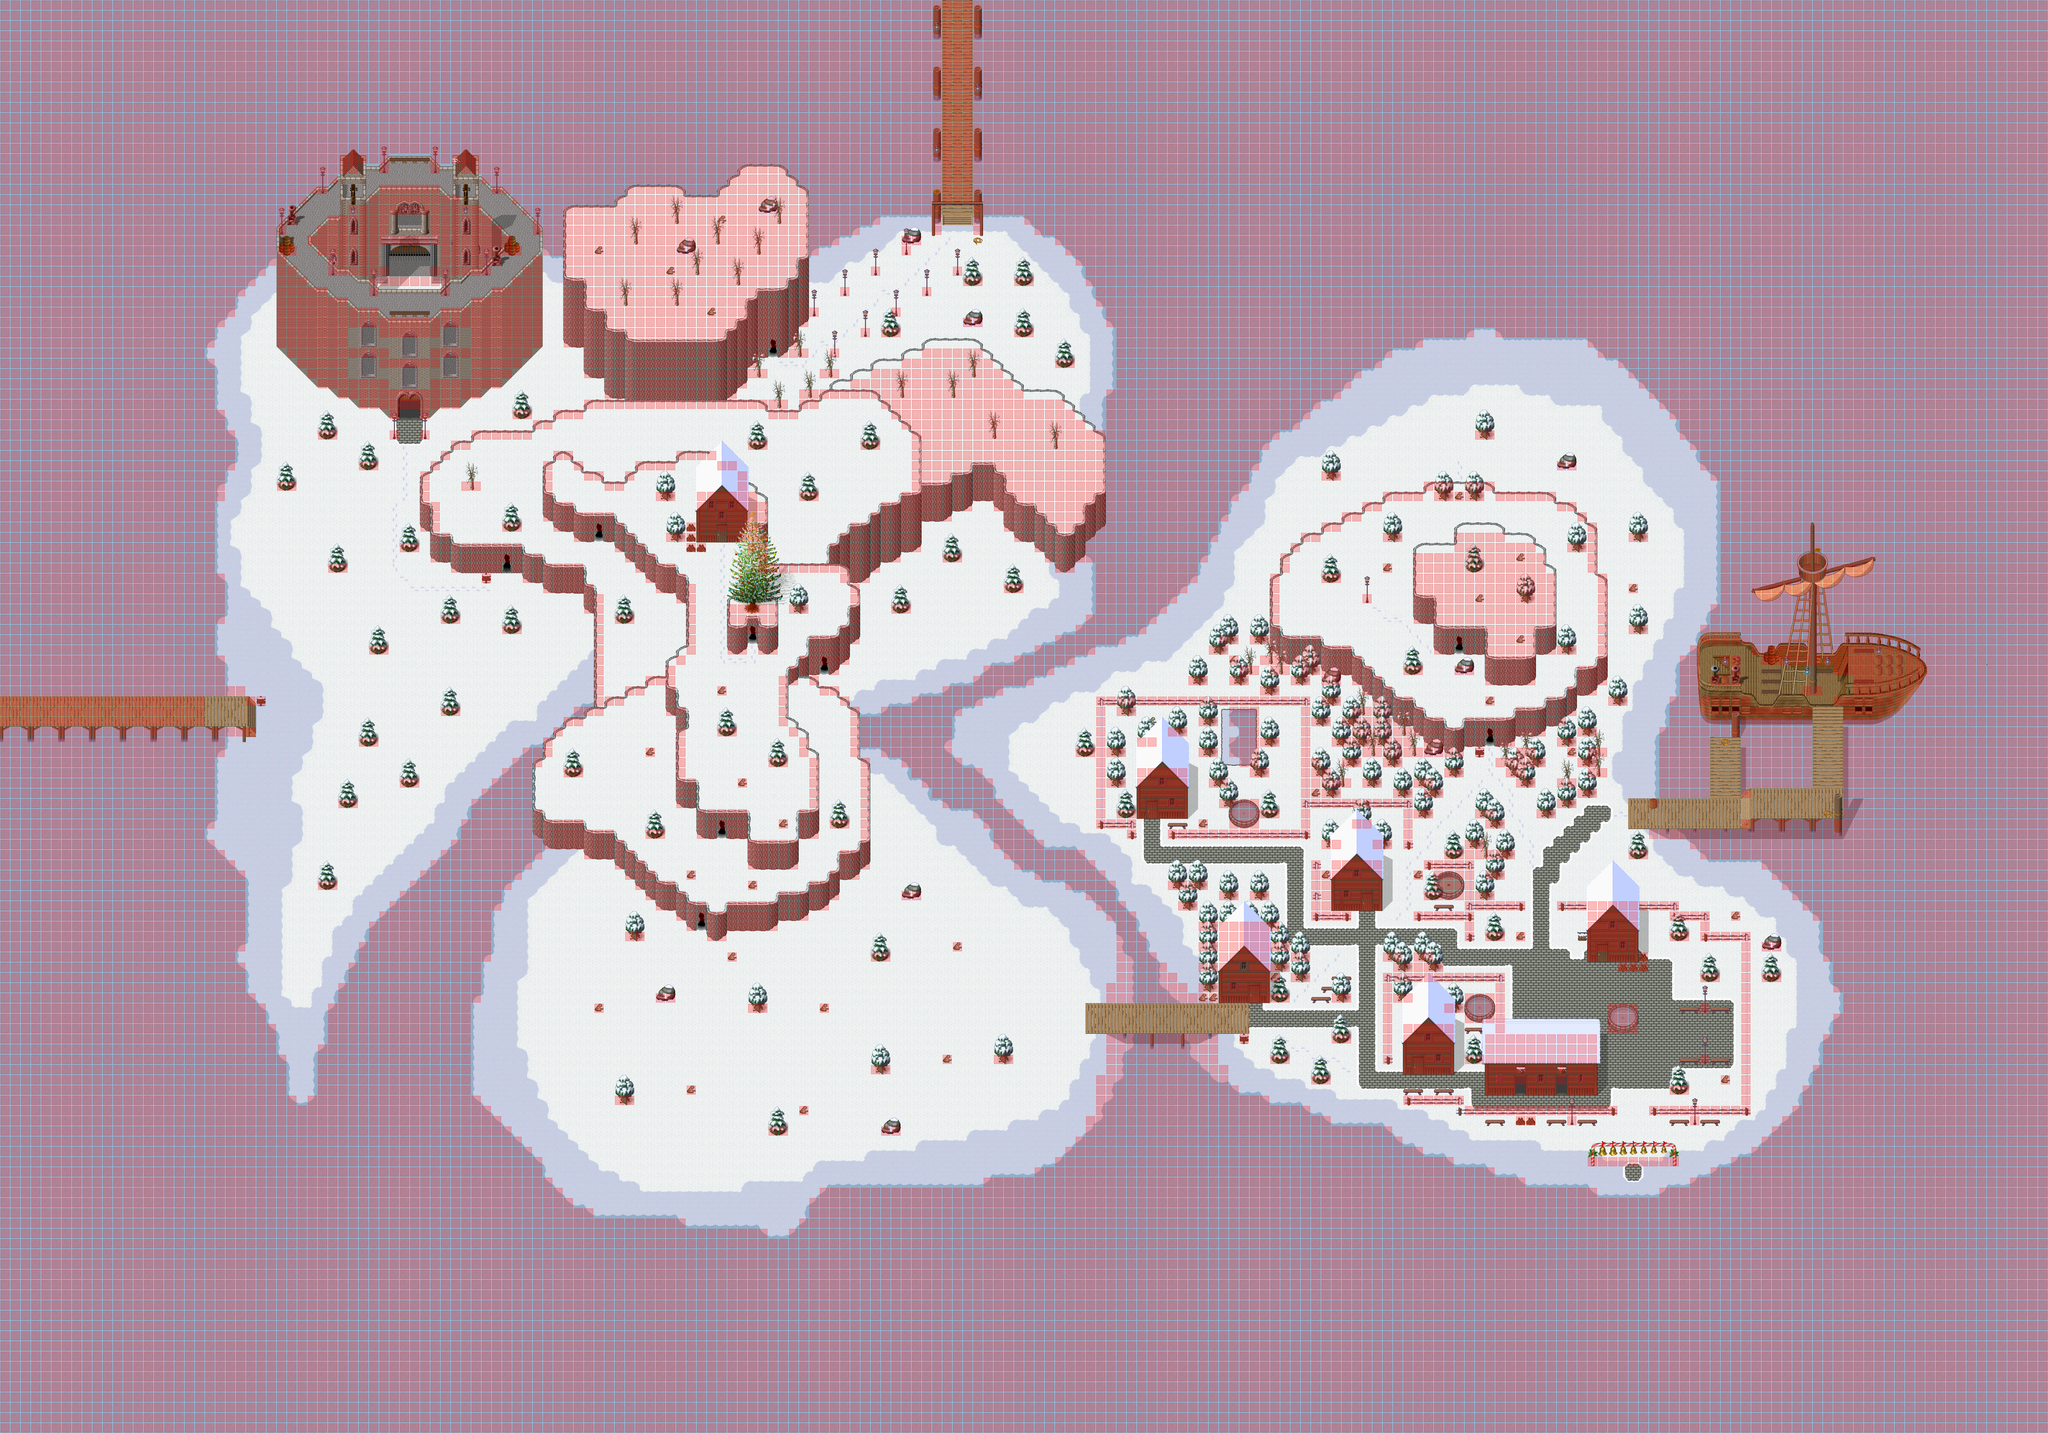

The image is a tile-based game level rendered from a .tmx file. Its description and source (layers, tilesets, objects; grid data summarised) follow:
An orthogonal 200x140 tile map with 32x32 px tiles, 8 tile layers (ground, ground2, ground3, ground4, ...), 17 tilesets and 58 objects (22x warp, 11x spawn, 9x script, Capitão Real, Guarda do Navio, ...).

<map version="1.0" orientation="orthogonal" width="200" height="140" tilewidth="32" tileheight="32">
 <properties>
  <property name="folder" value="010_PoloNorte" />
  <property name="minimap" value="/graphics/minimaps/010.png" />
  <property name="music" value="butterfly_tea_-_the_origins.ogg" />
  <property name="music-old" value="The Mana World - Snow Village.ogg" />
  <property name="name" value="Polo Norte" />
  <property name="pasta" value="010_PoloNorte" />
 </properties>
 <tileset firstgid="1" name="collision" tilewidth="32" tileheight="32">
  <image source="../graphics/tiles/collision.png" width="64" height="32" />
 </tileset>
 <tileset firstgid="3" name="Neve" tilewidth="32" tileheight="32">
  <image source="../graphics/tiles/Snow.png" width="512" height="512" />
 </tileset>
 <tileset firstgid="259" name="Neve_village" tilewidth="32" tileheight="32">
  <image source="../graphics/tiles/Snow_village.png" width="512" height="512" />
 </tileset>
 <tileset firstgid="515" name="Neve_x2" tilewidth="32" tileheight="64">
  <image source="../graphics/tiles/Snow_x2.png" width="512" height="64" />
 </tileset>
 <tileset firstgid="531" name="gelo" tilewidth="32" tileheight="32">
  <image source="../graphics/tiles/gelo.png" width="160" height="96" />
 </tileset>
 <tileset firstgid="546" name="Neve_x3" tilewidth="32" tileheight="96">
  <image source="../graphics/tiles/Snow_x3.png" width="512" height="96" />
 </tileset>
 <tileset firstgid="562" name="Cabanas e Fazenda" tilewidth="32" tileheight="32">
  <image source="../graphics/tiles/Woodland_village.png" width="512" height="512" />
 </tileset>
 <tileset firstgid="818" name="Árvore Natal" tilewidth="32" tileheight="32">
  <image source="../graphics/tiles/christmastree.png" width="224" height="256" />
 </tileset>
 <tileset firstgid="874" name="Snow_tree_x3" tilewidth="32" tileheight="96">
  <image source="../graphics/tiles/Snow_tree_x3.png" width="256" height="96" />
 </tileset>
 <tileset firstgid="882" name="Sombras" tilewidth="32" tileheight="32">
  <image source="../graphics/tiles/sombras.png" width="192" height="128" />
 </tileset>
 <tileset firstgid="906" name="Porto" tilewidth="32" tileheight="32">
  <image source="../graphics/tiles/Tulimshar_Docks.png" width="512" height="320" />
 </tileset>
 <tileset firstgid="1066" name="navio-br" tilewidth="32" tileheight="32">
  <image source="../graphics/tiles/navio-br.png" width="768" height="320" />
 </tileset>
 <tileset firstgid="1306" name="navio-br2" tilewidth="32" tileheight="32">
  <image source="../graphics/tiles/navio-br2.png" width="768" height="256" />
 </tileset>
 <tileset firstgid="1498" name="navio-br-mastro2" tilewidth="32" tileheight="32">
  <image source="../graphics/tiles/navio-br-mastro2.png" width="416" height="544" />
 </tileset>
 <tileset firstgid="1719" name="natalSinos_x3" tilewidth="32" tileheight="96">
  <image source="../graphics/tiles/natalSinos_x3.png" width="288" height="96" />
 </tileset>
 <tileset firstgid="1728" name="concreteWalls" tilewidth="32" tileheight="32">
  <image source="../graphics/tiles/concreteWalls.png" width="512" height="672" />
 </tileset>
 <tileset firstgid="2064" name="escada_madeira" tilewidth="32" tileheight="32">
  <image source="../graphics/tiles/escada_madeira.png" width="224" height="256" />
 </tileset>
 <layer name="ground" width="200" height="140">
  <data>[28000 cells, 28000 non-empty, 56 distinct tile ids]</data>
 </layer>
 <layer name="ground2" width="200" height="140">
  <data>[28000 cells, 2602 non-empty, 387 distinct tile ids]</data>
 </layer>
 <layer name="ground3" width="200" height="140">
  <data>[28000 cells, 362 non-empty, 62 distinct tile ids]</data>
 </layer>
 <layer name="ground4" width="200" height="140">
  <data>[28000 cells, 14 non-empty, 9 distinct tile ids]</data>
 </layer>
 <layer name="fringe" width="200" height="140">
  <data>[28000 cells, 676 non-empty, 63 distinct tile ids]</data>
 </layer>
 <layer name="top" width="200" height="140">
  <data>[28000 cells, 700 non-empty, 225 distinct tile ids]</data>
 </layer>
 <layer name="top2" width="200" height="140">
  <data>[28000 cells, 167 non-empty, 135 distinct tile ids]</data>
 </layer>
 <layer name="collision" width="200" height="140" opacity="0.49">
  <data>[28000 cells, 19001 non-empty, 1 distinct tile ids]</data>
 </layer>
 <objectgroup name="scripts" width="200" height="140" visible="0">
  <properties>
   <property name="file-boneco_neve" value="boneco_neve.conf" />
   <property name="file-duende_faisca" value="duende_faisca.conf" />
   <property name="file-duende_lulu" value="duende_lulu.conf" />
   <property name="file-duende_tampinha" value="duende_tampinha.conf" />
   <property name="file-duende_tunico" value="duende_tunico.conf" />
   <property name="file-fusus" value="fusus.conf" />
   <property name="file-guardadonavio" value="guardadonavio.conf" />
   <property name="file-jornaleiro" value="jornaleiro.conf" />
   <property name="file-placavelha" value="placavelha.conf" />
   <property name="file-presente" value="presente.conf" />
   <property name="file-raquel" value="raquel.conf" />
   <property name="file-sinos" value="sinos.conf" />
   <property name="off-file-fortiun" value="fortiun.conf" />
  </properties>
 </objectgroup>
 <objectgroup color="#ff5500" name="spawns" width="200" height="140" visible="0">
  <object name="Limo Rodolfo (8)" type="spawn" x="640" y="1248" width="704" height="2240">
   <properties>
    <property name="amount" value="8" />
    <property name="id" value="1016" />
   </properties>
  </object>
  <object name="Limo Noel (3)" type="spawn" x="608" y="1216" width="704" height="2240">
   <properties>
    <property name="amount" value="3" />
    <property name="id" value="1015" />
   </properties>
  </object>
  <object name="Limo de Gelo (8)" type="spawn" x="2656" y="1664" width="640" height="448">
   <properties>
    <property name="amount" value="8" />
    <property name="id" value="1318" />
   </properties>
  </object>
  <object name="Limo Noel (3)" type="spawn" x="1344" y="1248" width="1504" height="960">
   <properties>
    <property name="amount" value="3" />
    <property name="id" value="1015" />
   </properties>
  </object>
  <object name="Limo de Neve (15)" type="spawn" x="3488" y="1024" width="1693" height="1791">
   <properties>
    <property name="amount" value="15" />
    <property name="id" value="1319" />
   </properties>
  </object>
  <object name="Anjo (3)" type="spawn" x="1856" y="1280" width="704" height="1408">
   <properties>
    <property name="amount" value="3" />
    <property name="id" value="1373" />
   </properties>
  </object>
  <object name="Limo Rodolfo (8)" type="spawn" x="1792" y="2208" width="896" height="448">
   <properties>
    <property name="amount" value="8" />
    <property name="id" value="1016" />
   </properties>
  </object>
  <object name="Limo Rodolfo (8)" type="spawn" x="1472" y="2848" width="2016" height="1024">
   <properties>
    <property name="amount" value="8" />
    <property name="id" value="1016" />
   </properties>
  </object>
  </objectgroup>
 <objectgroup name="NPCs" width="200" height="140" visible="0">
  <!-- 2 objects omitted --></objectgroup>
 <objectgroup color="#ffff00" name="warps" width="200" height="140">
  <!-- 30 objects omitted --></objectgroup>
 <objectgroup name="objects" width="0" height="0" visible="0">
  <!-- 2 objects omitted --></objectgroup>
 <objectgroup name="pedraEmanar" width="200" height="140" visible="0">
  <!-- 4 objects omitted --></objectgroup>
 <objectgroup name="esconderijos" width="308" height="314" visible="0">
  <!-- 5 objects omitted --></objectgroup>
 <objectgroup color="#55007f" name="magin" width="200" height="140" visible="0">
  <!-- 4 objects omitted --></objectgroup>
 <objectgroup color="#0000ff" name="Comentarios" width="200" height="140" visible="0">
  <!-- 1 objects omitted --></objectgroup>
</map>
<!-- 50 of 58 objects omitted -->
